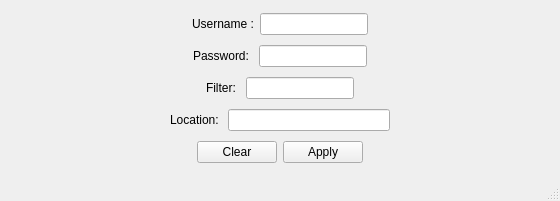
<?xml version="1.0" encoding="UTF-8"?>
<ui version="4.0">
 <class>MainWindow</class>
 <widget class="QMainWindow" name="MainWindow">
  <property name="geometry">
   <rect>
    <x>0</x>
    <y>0</y>
    <width>560</width>
    <height>201</height>
   </rect>
  </property>
  <property name="windowTitle">
   <string>MainWindow</string>
  </property>
  <widget class="QWidget" name="centralwidget">
   <layout class="QVBoxLayout" name="verticalLayout">
    <item>
     <layout class="QHBoxLayout" name="horizontalLayout">
      <item>
       <spacer name="horizontalSpacer">
        <property name="orientation">
         <enum>Qt::Horizontal</enum>
        </property>
        <property name="sizeHint" stdset="0">
         <size>
          <width>40</width>
          <height>20</height>
         </size>
        </property>
       </spacer>
      </item>
      <item>
       <widget class="QLabel" name="label">
        <property name="text">
         <string>Username :</string>
        </property>
       </widget>
      </item>
      <item>
       <widget class="QLineEdit" name="username">
        <property name="sizePolicy">
         <sizepolicy hsizetype="Fixed" vsizetype="Fixed">
          <horstretch>0</horstretch>
          <verstretch>0</verstretch>
         </sizepolicy>
        </property>
       </widget>
      </item>
      <item>
       <spacer name="horizontalSpacer_5">
        <property name="orientation">
         <enum>Qt::Horizontal</enum>
        </property>
        <property name="sizeHint" stdset="0">
         <size>
          <width>40</width>
          <height>20</height>
         </size>
        </property>
       </spacer>
      </item>
     </layout>
    </item>
    <item>
     <layout class="QHBoxLayout" name="horizontalLayout_2">
      <item>
       <spacer name="horizontalSpacer_2">
        <property name="orientation">
         <enum>Qt::Horizontal</enum>
        </property>
        <property name="sizeHint" stdset="0">
         <size>
          <width>40</width>
          <height>20</height>
         </size>
        </property>
       </spacer>
      </item>
      <item>
       <widget class="QLabel" name="label_2">
        <property name="text">
         <string>Password: </string>
        </property>
       </widget>
      </item>
      <item>
       <widget class="QLineEdit" name="password">
        <property name="sizePolicy">
         <sizepolicy hsizetype="Fixed" vsizetype="Fixed">
          <horstretch>0</horstretch>
          <verstretch>0</verstretch>
         </sizepolicy>
        </property>
       </widget>
      </item>
      <item>
       <spacer name="horizontalSpacer_6">
        <property name="orientation">
         <enum>Qt::Horizontal</enum>
        </property>
        <property name="sizeHint" stdset="0">
         <size>
          <width>40</width>
          <height>20</height>
         </size>
        </property>
       </spacer>
      </item>
     </layout>
    </item>
    <item>
     <layout class="QHBoxLayout" name="horizontalLayout_4">
      <item>
       <spacer name="horizontalSpacer_3">
        <property name="orientation">
         <enum>Qt::Horizontal</enum>
        </property>
        <property name="sizeHint" stdset="0">
         <size>
          <width>40</width>
          <height>20</height>
         </size>
        </property>
       </spacer>
      </item>
      <item>
       <widget class="QLabel" name="label_3">
        <property name="text">
         <string>Filter: </string>
        </property>
       </widget>
      </item>
      <item>
       <widget class="QLineEdit" name="keyword">
        <property name="sizePolicy">
         <sizepolicy hsizetype="Fixed" vsizetype="Fixed">
          <horstretch>0</horstretch>
          <verstretch>0</verstretch>
         </sizepolicy>
        </property>
       </widget>
      </item>
      <item>
       <spacer name="horizontalSpacer_7">
        <property name="orientation">
         <enum>Qt::Horizontal</enum>
        </property>
        <property name="sizeHint" stdset="0">
         <size>
          <width>40</width>
          <height>20</height>
         </size>
        </property>
       </spacer>
      </item>
     </layout>
    </item>
    <item>
     <layout class="QHBoxLayout" name="horizontalLayout_5">
      <item>
       <spacer name="horizontalSpacer_10">
        <property name="orientation">
         <enum>Qt::Horizontal</enum>
        </property>
        <property name="sizeHint" stdset="0">
         <size>
          <width>40</width>
          <height>20</height>
         </size>
        </property>
       </spacer>
      </item>
      <item>
       <widget class="QLabel" name="label_4">
        <property name="text">
         <string>Location: </string>
        </property>
       </widget>
      </item>
      <item>
       <widget class="QLineEdit" name="location"/>
      </item>
      <item>
       <spacer name="horizontalSpacer_9">
        <property name="orientation">
         <enum>Qt::Horizontal</enum>
        </property>
        <property name="sizeHint" stdset="0">
         <size>
          <width>40</width>
          <height>20</height>
         </size>
        </property>
       </spacer>
      </item>
     </layout>
    </item>
    <item>
     <layout class="QHBoxLayout" name="horizontalLayout_3">
      <item>
       <spacer name="horizontalSpacer_4">
        <property name="orientation">
         <enum>Qt::Horizontal</enum>
        </property>
        <property name="sizeHint" stdset="0">
         <size>
          <width>40</width>
          <height>20</height>
         </size>
        </property>
       </spacer>
      </item>
      <item>
       <widget class="QPushButton" name="clear">
        <property name="text">
         <string>Clear</string>
        </property>
       </widget>
      </item>
      <item>
       <widget class="QPushButton" name="apply">
        <property name="text">
         <string>Apply</string>
        </property>
       </widget>
      </item>
      <item>
       <spacer name="horizontalSpacer_8">
        <property name="orientation">
         <enum>Qt::Horizontal</enum>
        </property>
        <property name="sizeHint" stdset="0">
         <size>
          <width>40</width>
          <height>20</height>
         </size>
        </property>
       </spacer>
      </item>
     </layout>
    </item>
   </layout>
  </widget>
  <widget class="QStatusBar" name="statusbar"/>
 </widget>
 <resources/>
 <connections/>
</ui>
